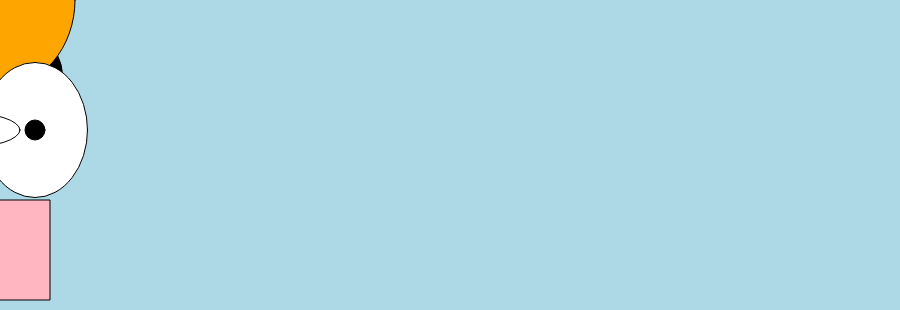
Frame 1 (no input)
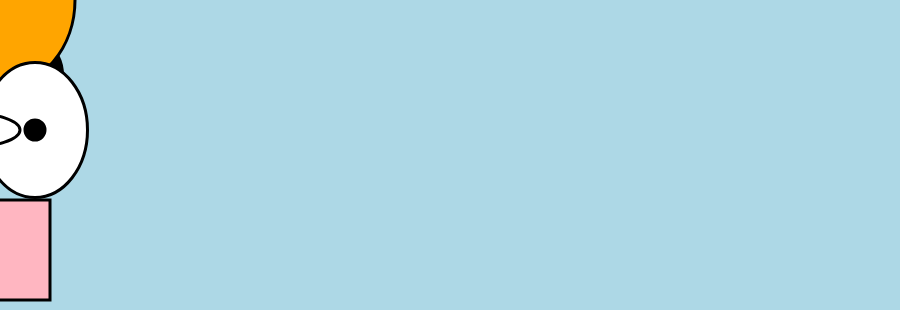
Frame 60 (no input)
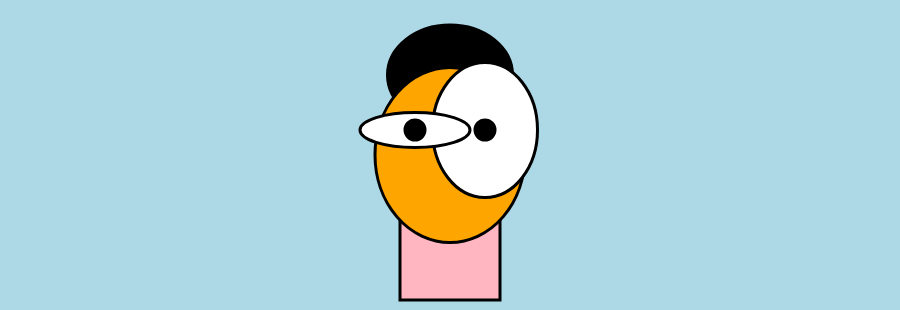
Frame 120 (the mouse pressed at the canvas centre since frame 60)

The p5.js sketch that drew these frames (run headless with seeded random() and noise() and a simulated clock; from frame 60 on, the mouse is pressed at the canvas centre):

// p5.js sketch
// ── sketch.js

/* 
    Interactive self portrait
    by Manuel Cornejo 
    2/18/2020
*/

var x = 450; // origin for face
var y = 150;

//size variable
var s = 100;
var w = 75;
function setup(){
	//setup scope
    createCanvas(900, 310);
    
}

function draw(){
	//draw scope
    background('lightblue');
x= mouseX;
y= mouseY;

//neck

fill('lightpink');
rect(x-50, 200, 100, 100);


//hair
fill('black');
ellipse(x, 75, 125, 100);



//face
fill('orange');
ellipse(x, y, s+50, 175);

//x++
//y++

//eyes

fill('white');

//right eye
ellipse(x+35, 130, w+30, s+35);
//s++
//w++

//lefteye
ellipse(x-35, 130, w+35, 35);   

//pupils
fill('black');
//right
ellipse(x+35, 130, 20, 20);
//left
ellipse(x-35, 130, 20, 20);


//mouth
fill('red');
strokeWeight(3);
arc(x, 195, 50, 30, 190, 190);






}
